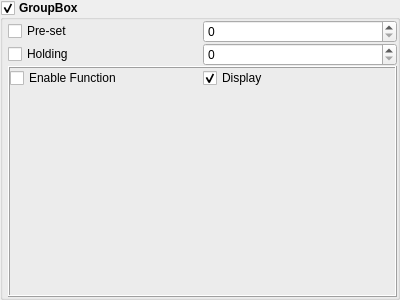
<ui version="4.0" >
 <class>Form</class>
 <widget class="QWidget" name="Form" >
  <property name="geometry" >
   <rect>
    <x>0</x>
    <y>0</y>
    <width>400</width>
    <height>300</height>
   </rect>
  </property>
  <property name="windowTitle" >
   <string>Form</string>
  </property>
  <layout class="QVBoxLayout" name="verticalLayout_3" >
   <property name="spacing" >
    <number>0</number>
   </property>
   <property name="margin" >
    <number>0</number>
   </property>
   <item>
    <widget class="QGroupBox" name="groupBox" >
     <property name="font" >
      <font>
       <weight>75</weight>
       <bold>true</bold>
      </font>
     </property>
     <property name="title" >
      <string>GroupBox</string>
     </property>
     <property name="checkable" >
      <bool>true</bool>
     </property>
     <layout class="QVBoxLayout" name="verticalLayout_2" >
      <property name="spacing" >
       <number>0</number>
      </property>
      <property name="leftMargin" >
       <number>5</number>
      </property>
      <property name="topMargin" >
       <number>0</number>
      </property>
      <property name="rightMargin" >
       <number>0</number>
      </property>
      <property name="bottomMargin" >
       <number>0</number>
      </property>
      <item>
       <layout class="QGridLayout" name="gridLayout" >
        <property name="spacing" >
         <number>0</number>
        </property>
        <item row="0" column="0" >
         <widget class="QCheckBox" name="preSetCheck" >
          <property name="font" >
           <font>
            <weight>50</weight>
            <bold>false</bold>
           </font>
          </property>
          <property name="text" >
           <string>Pre-set</string>
          </property>
         </widget>
        </item>
        <item row="1" column="0" >
         <widget class="QCheckBox" name="holdingCheck" >
          <property name="font" >
           <font>
            <weight>50</weight>
            <bold>false</bold>
           </font>
          </property>
          <property name="text" >
           <string>Holding</string>
          </property>
         </widget>
        </item>
        <item row="0" column="1" >
         <widget class="QSpinBox" name="preSetSpin" >
          <property name="font" >
           <font>
            <weight>50</weight>
            <bold>false</bold>
           </font>
          </property>
          <property name="maximum" >
           <number>1</number>
          </property>
         </widget>
        </item>
        <item row="1" column="1" >
         <widget class="QSpinBox" name="holdingSpin" >
          <property name="font" >
           <font>
            <weight>50</weight>
            <bold>false</bold>
           </font>
          </property>
          <property name="maximum" >
           <number>1</number>
          </property>
         </widget>
        </item>
       </layout>
      </item>
      <item>
       <widget class="QFrame" name="frame" >
        <property name="frameShape" >
         <enum>QFrame::Box</enum>
        </property>
        <property name="frameShadow" >
         <enum>QFrame::Raised</enum>
        </property>
        <layout class="QVBoxLayout" name="verticalLayout" >
         <property name="spacing" >
          <number>0</number>
         </property>
         <property name="margin" >
          <number>0</number>
         </property>
         <item>
          <layout class="QHBoxLayout" name="horizontalLayout" >
           <item>
            <widget class="QCheckBox" name="functionCheck" >
             <property name="font" >
              <font>
               <weight>50</weight>
               <bold>false</bold>
              </font>
             </property>
             <property name="text" >
              <string>Enable Function</string>
             </property>
            </widget>
           </item>
           <item>
            <widget class="QCheckBox" name="displayCheck" >
             <property name="font" >
              <font>
               <weight>50</weight>
               <bold>false</bold>
              </font>
             </property>
             <property name="text" >
              <string>Display</string>
             </property>
             <property name="checked" >
              <bool>true</bool>
             </property>
            </widget>
           </item>
          </layout>
         </item>
         <item>
          <widget class="StimGenerator" native="1" name="waveGeneratorWidget" >
           <property name="sizePolicy" >
            <sizepolicy vsizetype="Expanding" hsizetype="Preferred" >
             <horstretch>0</horstretch>
             <verstretch>0</verstretch>
            </sizepolicy>
           </property>
           <property name="font" >
            <font>
             <weight>50</weight>
             <bold>false</bold>
            </font>
           </property>
          </widget>
         </item>
        </layout>
       </widget>
      </item>
     </layout>
    </widget>
   </item>
  </layout>
 </widget>
 <customwidgets>
  <customwidget>
   <class>StimGenerator</class>
   <extends>QWidget</extends>
   <header>acq4.util.generator.StimGenerator</header>
   <container>1</container>
  </customwidget>
 </customwidgets>
 <resources/>
 <connections/>
</ui>
